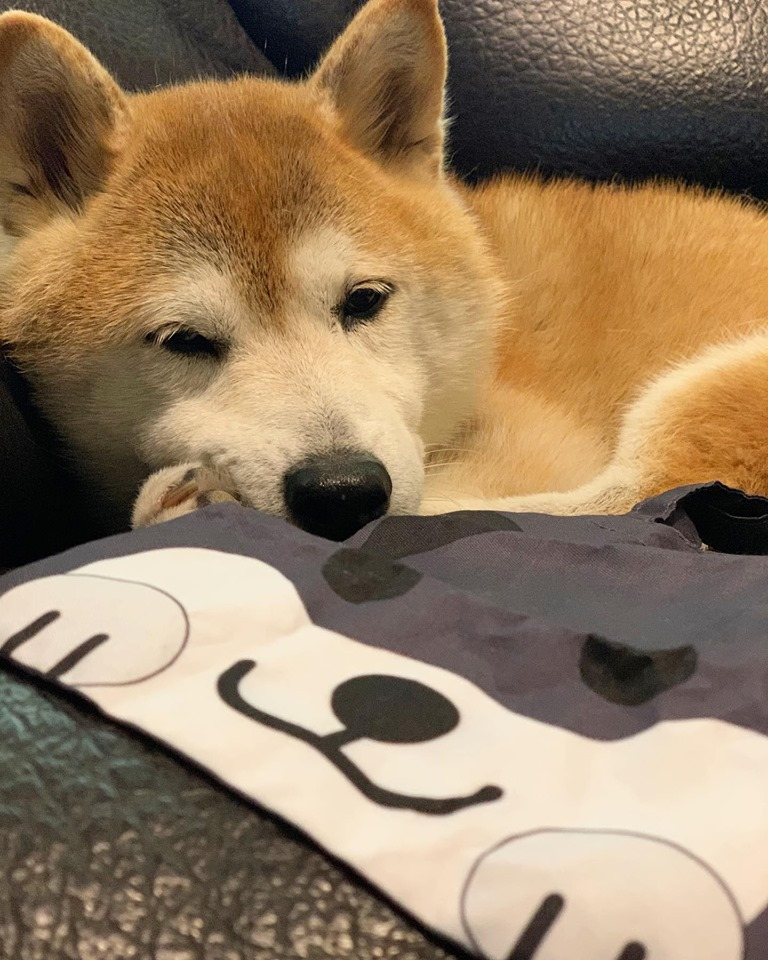
%> input picture Convolution/dog.jpg, 768 x 960 px
$ octave Convolution.m   (GNU Octave 9; MATLAB toolbox functions it lacks are replaced by stand-ins)
%> lines starting %> are read from the running program, lines starting %| are printed output that depends on the picture
clear
%all mask
G1 = fspecial('gaussian',[3,3]);
G2 = fspecial('gaussian',[5,5]);
G3 = fspecial('gaussian',[7,7]);
G4 = fspecial('gaussian',[3,3],1);
G5 = fspecial('gaussian',[3,3],5);
G6 = fspecial('gaussian',[3,3],10);
G7 = fspecial('prewitt');
G8 = [-1,-1,-1;-1,8,-1;-1,-1,-1];

%G1
G1 = G1(:);
N = 3; % Define size of Gaussian mask
%read
I = imread('dog.jpg');
%> I is the input picture: size 960x768x3 uint8; mean R, G, B 148.8, 125.5, 97.9
I = im2double(I);
%> I: size 960x768x3 double
%out
subplot(3,3,7);
image(I);
title ('Original');
%맴퉠
Img = padarray(I, [floor(N/2) floor(N/2)]);
%img to col
ImgR = im2col(Img(:,:,1), [N, N], 'sliding');
ImgG = im2col(Img(:,:,2), [N, N], 'sliding');
ImgB = im2col(Img(:,:,3), [N, N], 'sliding');
%굉퓆ofRGB
R = sum(bsxfun(@times, ImgR, G1), 1);
G = sum(bsxfun(@times, ImgG, G1), 1);
B = sum(bsxfun(@times, ImgB, G1), 1);
%col to img
OofR = col2im(R, [N, N], size(Img(:,:,1)), 'sliding');
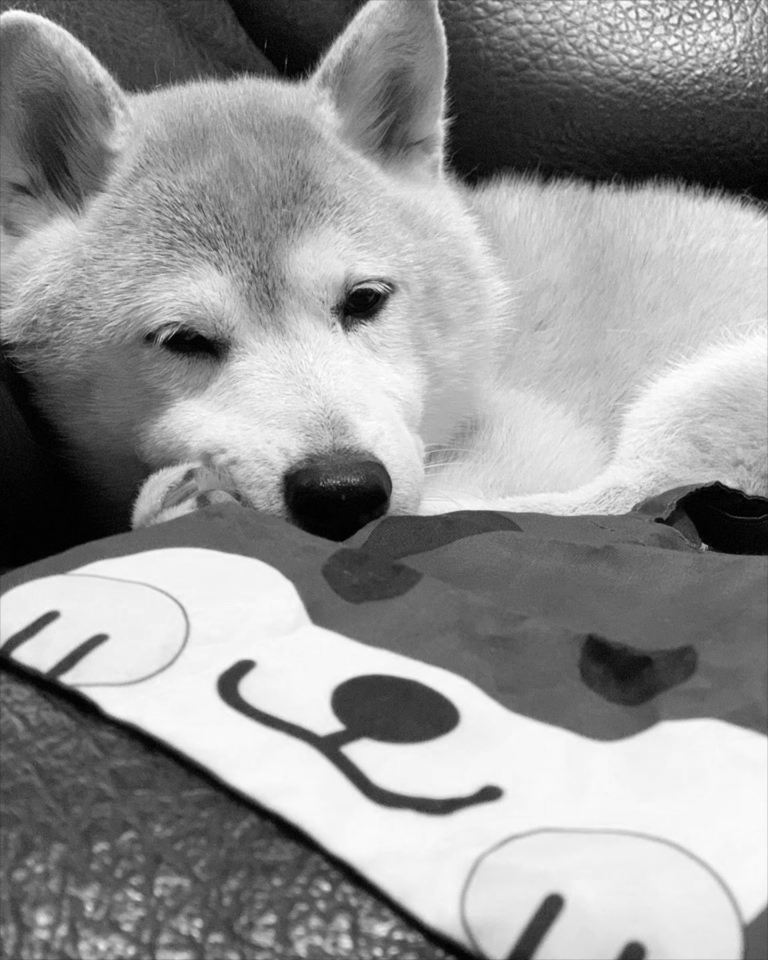
%> OofR: size 960x768 double; min 0.000462, max 0.999, mean 0.583
OofG = col2im(G, [N, N], size(Img(:,:,2)), 'sliding');
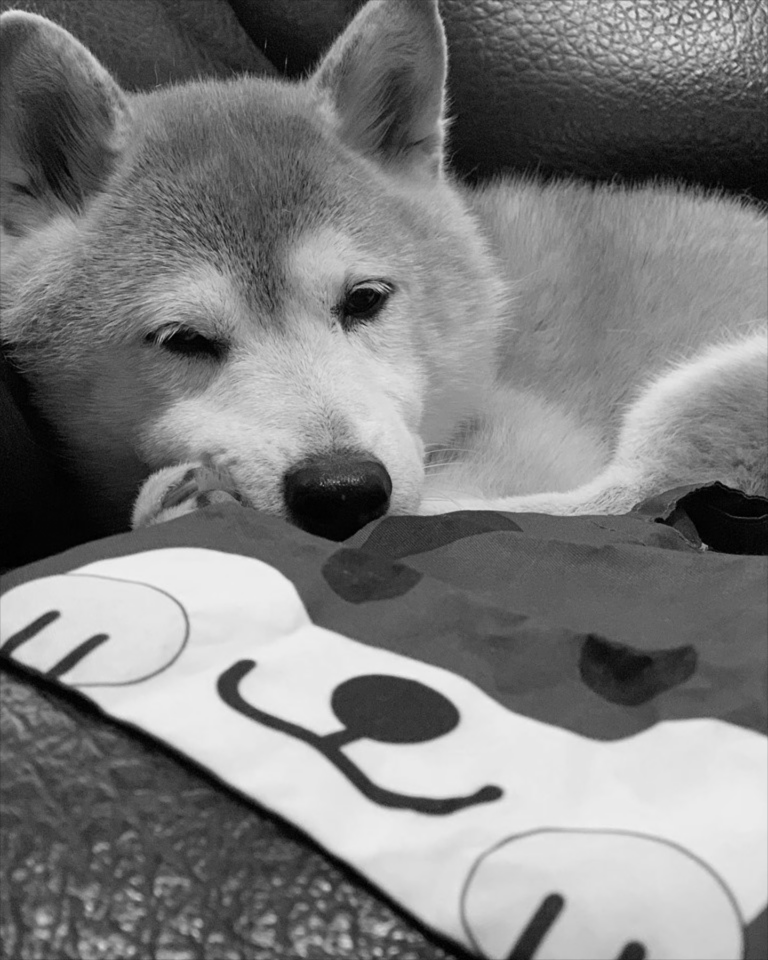
%> OofG: size 960x768 double; min 0.00125, max 0.945, mean 0.492
OofB = col2im(B, [N, N], size(Img(:,:,3)), 'sliding');
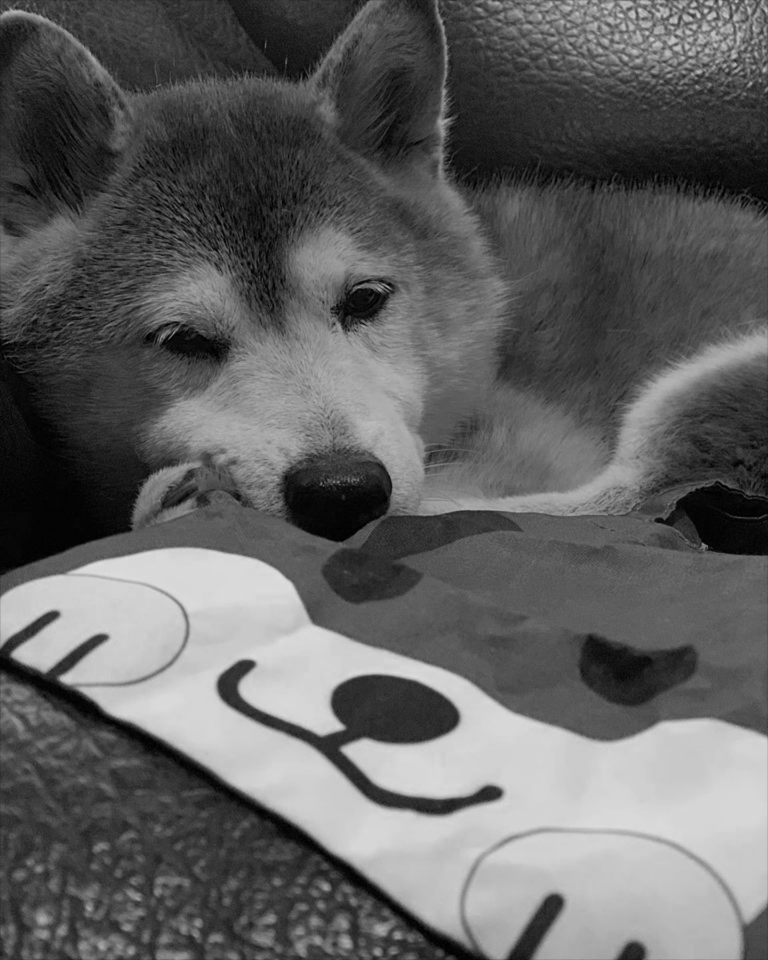
%> OofB: size 960x768 double; min 0.000462, max 0.876, mean 0.384
% combine RGB
OofImg(:,:,1) = OofR;
OofImg(:,:,2) = OofG;
OofImg(:,:,3) = OofB;
%ans
peaksnr1 = psnr(OofImg,I);
%> peaksnr1 = 41.18
%out
subplot(3,3,1);
image(OofImg);
title ('G1');

%G2
G2 = G2(:);
N = 5; % Define size of Gaussian mask
%맴퉠
Img = padarray(I, [floor(N/2) floor(N/2)]);
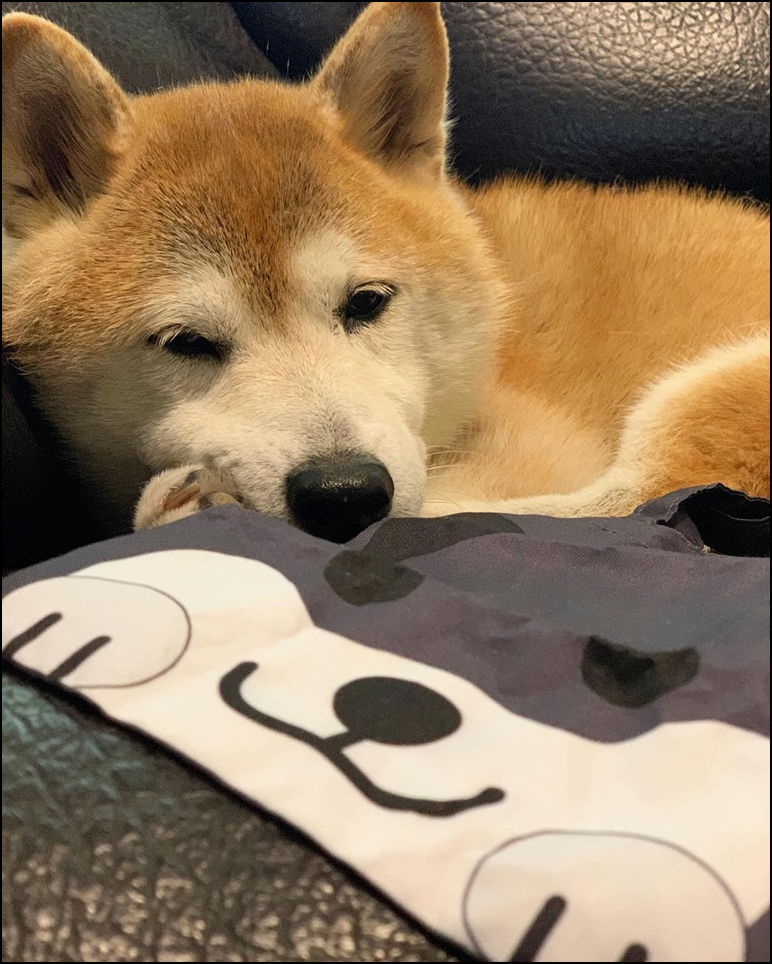
%> Img: size 964x772x3 double; mean R, G, B 0.578, 0.488, 0.381
%img to col
ImgR = im2col(Img(:,:,1), [N, N], 'sliding');
ImgG = im2col(Img(:,:,2), [N, N], 'sliding');
ImgB = im2col(Img(:,:,3), [N, N], 'sliding');
%굉퓆ofRGB
R = sum(bsxfun(@times, ImgR, G2), 1);
G = sum(bsxfun(@times, ImgG, G2), 1);
B = sum(bsxfun(@times, ImgB, G2), 1);
%col to img
OofR = col2im(R, [N, N], size(Img(:,:,1)), 'sliding');
OofG = col2im(G, [N, N], size(Img(:,:,2)), 'sliding');
OofB = col2im(B, [N, N], size(Img(:,:,3)), 'sliding');
% combine RGB
OofImg(:,:,1) = OofR;
OofImg(:,:,2) = OofG;
OofImg(:,:,3) = OofB;
%ans
peaksnr2 = psnr(OofImg,I);
%> peaksnr2 = 41.16
%out
subplot(3,3,2);
image(OofImg);
title ('G2');

%G3
G3 = G3(:);
N = 7; % Define size of Gaussian mask
%맴퉠
Img = padarray(I, [floor(N/2) floor(N/2)]);
%> Img: size 966x774x3 double
%img to col
ImgR = im2col(Img(:,:,1), [N, N], 'sliding');
ImgG = im2col(Img(:,:,2), [N, N], 'sliding');
ImgB = im2col(Img(:,:,3), [N, N], 'sliding');
%굉퓆ofRGB
R = sum(bsxfun(@times, ImgR, G3), 1);
G = sum(bsxfun(@times, ImgG, G3), 1);
B = sum(bsxfun(@times, ImgB, G3), 1);
%col to img
OofR = col2im(R, [N, N], size(Img(:,:,1)), 'sliding');
OofG = col2im(G, [N, N], size(Img(:,:,2)), 'sliding');
OofB = col2im(B, [N, N], size(Img(:,:,3)), 'sliding');
% combine RGB
OofImg(:,:,1) = OofR;
OofImg(:,:,2) = OofG;
OofImg(:,:,3) = OofB;
%ans
peaksnr3 = psnr(OofImg,I);
%> peaksnr3 = 41.16
%out
subplot(3,3,3);
image(OofImg);
title ('G3');

%G4
G4 = G4(:);
N = 3; % Define size of Gaussian mask
%맴퉠
Img = padarray(I, [floor(N/2) floor(N/2)]);
%img to col
ImgR = im2col(Img(:,:,1), [N, N], 'sliding');
ImgG = im2col(Img(:,:,2), [N, N], 'sliding');
ImgB = im2col(Img(:,:,3), [N, N], 'sliding');
%굉퓆ofRGB
R = sum(bsxfun(@times, ImgR, G4), 1);
G = sum(bsxfun(@times, ImgG, G4), 1);
B = sum(bsxfun(@times, ImgB, G4), 1);
%col to img
OofR = col2im(R, [N, N], size(Img(:,:,1)), 'sliding');
OofG = col2im(G, [N, N], size(Img(:,:,2)), 'sliding');
OofB = col2im(B, [N, N], size(Img(:,:,3)), 'sliding');
% combine RGB
OofImg(:,:,1) = OofR;
OofImg(:,:,2) = OofG;
OofImg(:,:,3) = OofB;
%ans
peaksnr4 = psnr(OofImg,I);
%> peaksnr4 = 33.87
%out
subplot(3,3,4);
image(OofImg);
title ('G4');

%G5
G5 = G5(:);
N = 3; % Define size of Gaussian mask
%맴퉠
Img = padarray(I, [floor(N/2) floor(N/2)]);
%img to col
ImgR = im2col(Img(:,:,1), [N, N], 'sliding');
ImgG = im2col(Img(:,:,2), [N, N], 'sliding');
ImgB = im2col(Img(:,:,3), [N, N], 'sliding');
%굉퓆ofRGB
R = sum(bsxfun(@times, ImgR, G5), 1);
G = sum(bsxfun(@times, ImgG, G5), 1);
B = sum(bsxfun(@times, ImgB, G5), 1);
%col to img
OofR = col2im(R, [N, N], size(Img(:,:,1)), 'sliding');
OofG = col2im(G, [N, N], size(Img(:,:,2)), 'sliding');
OofB = col2im(B, [N, N], size(Img(:,:,3)), 'sliding');
% combine RGB
OofImg(:,:,1) = OofR;
OofImg(:,:,2) = OofG;
OofImg(:,:,3) = OofB;
%ans
peaksnr5 = psnr(OofImg,I);
%> peaksnr5 = 32.52
%out
subplot(3,3,5);
image(OofImg);
title ('G5');

%G6
G6 = G6(:);
N = 3; % Define size of Gaussian mask
%맴퉠
Img = padarray(I, [floor(N/2) floor(N/2)]);
%img to col
ImgR = im2col(Img(:,:,1), [N, N], 'sliding');
ImgG = im2col(Img(:,:,2), [N, N], 'sliding');
ImgB = im2col(Img(:,:,3), [N, N], 'sliding');
%굉퓆ofRGB
R = sum(bsxfun(@times, ImgR, G6), 1);
G = sum(bsxfun(@times, ImgG, G6), 1);
B = sum(bsxfun(@times, ImgB, G6), 1);
%col to img
OofR = col2im(R, [N, N], size(Img(:,:,1)), 'sliding');
OofG = col2im(G, [N, N], size(Img(:,:,2)), 'sliding');
OofB = col2im(B, [N, N], size(Img(:,:,3)), 'sliding');
% combine RGB
OofImg(:,:,1) = OofR;
OofImg(:,:,2) = OofG;
OofImg(:,:,3) = OofB;
%ans
peaksnr6 = psnr(OofImg,I);
%> peaksnr6 = 32.48
%out
subplot(3,3,6);
image(OofImg);
title ('G6');

%G7
G7 = G7(:);
N = 3; % Define size of Gaussian mask
%맴퉠
Img = padarray(I, [floor(N/2) floor(N/2)]);
%img to col
ImgR = im2col(Img(:,:,1), [N, N], 'sliding');
ImgG = im2col(Img(:,:,2), [N, N], 'sliding');
ImgB = im2col(Img(:,:,3), [N, N], 'sliding');
%굉퓆ofRGB
R = sum(bsxfun(@times, ImgR, G7), 1);
G = sum(bsxfun(@times, ImgG, G7), 1);
B = sum(bsxfun(@times, ImgB, G7), 1);
%col to img
OofR = col2im(R, [N, N], size(Img(:,:,1)), 'sliding');
OofG = col2im(G, [N, N], size(Img(:,:,2)), 'sliding');
OofB = col2im(B, [N, N], size(Img(:,:,3)), 'sliding');
% combine RGB
OofImg(:,:,1) = OofR;
OofImg(:,:,2) = OofG;
OofImg(:,:,3) = OofB;
%ans
%out
subplot(3,3,8);
image(OofImg);
title ('G8');

%G8
G8 = G8(:);
N = 3; % Define size of Gaussian mask
%맴퉠
Img = padarray(I, [floor(N/2) floor(N/2)]);
%img to col
ImgR = im2col(Img(:,:,1), [N, N], 'sliding');
ImgG = im2col(Img(:,:,2), [N, N], 'sliding');
ImgB = im2col(Img(:,:,3), [N, N], 'sliding');
%굉퓆ofRGB
R = sum(bsxfun(@times, ImgR, G8), 1);
G = sum(bsxfun(@times, ImgG, G8), 1);
B = sum(bsxfun(@times, ImgB, G8), 1);
%col to img
OofR = col2im(R, [N, N], size(Img(:,:,1)), 'sliding');
OofG = col2im(G, [N, N], size(Img(:,:,2)), 'sliding');
OofB = col2im(B, [N, N], size(Img(:,:,3)), 'sliding');
% combine RGB
OofImg(:,:,1) = OofR;
OofImg(:,:,2) = OofG;
OofImg(:,:,3) = OofB;
%ans
%out
subplot(3,3,9);
image(OofImg);
title ('G9');
